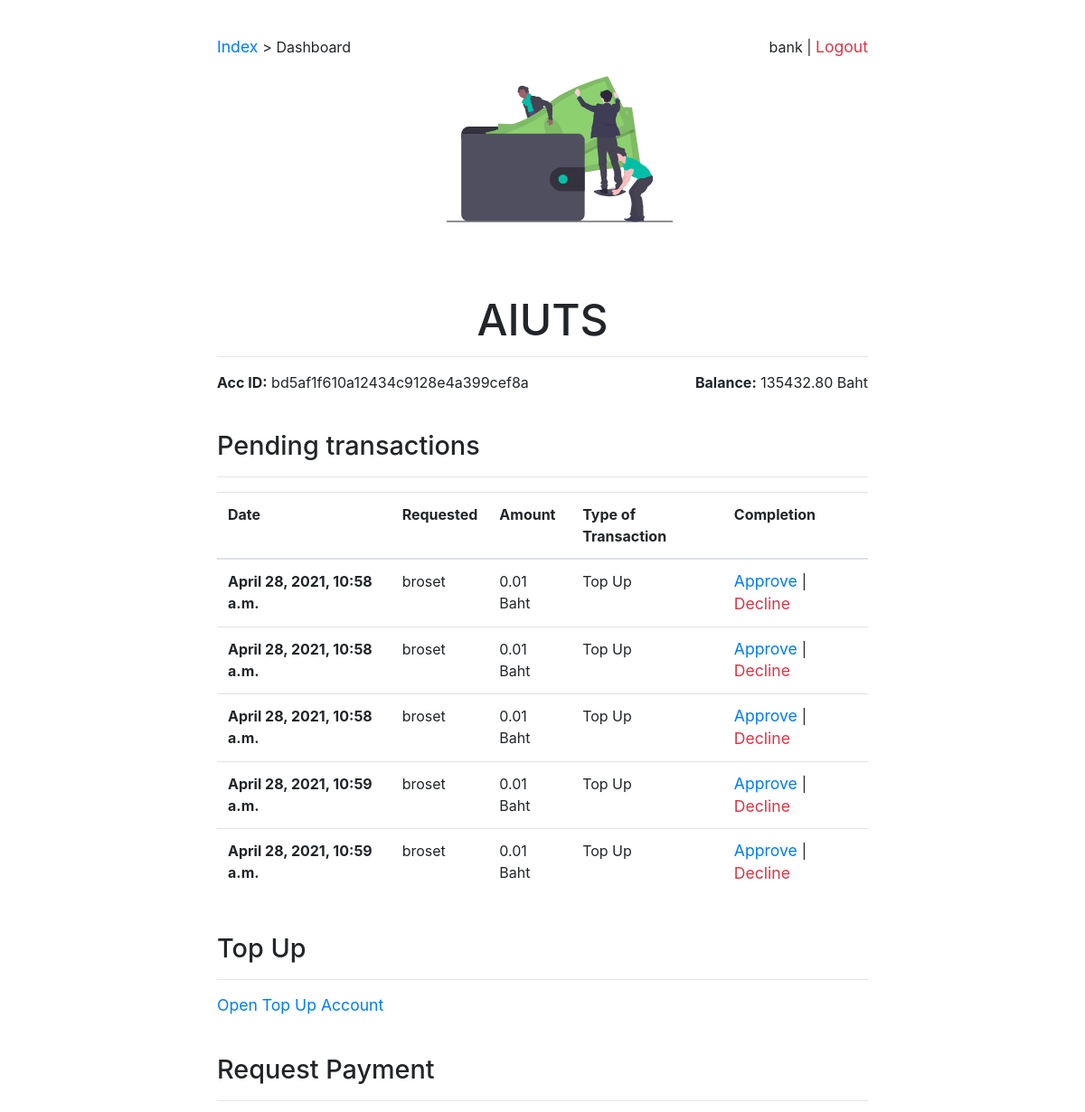
The app's page /aiuts/dashboard (signed in, upper part), older data.
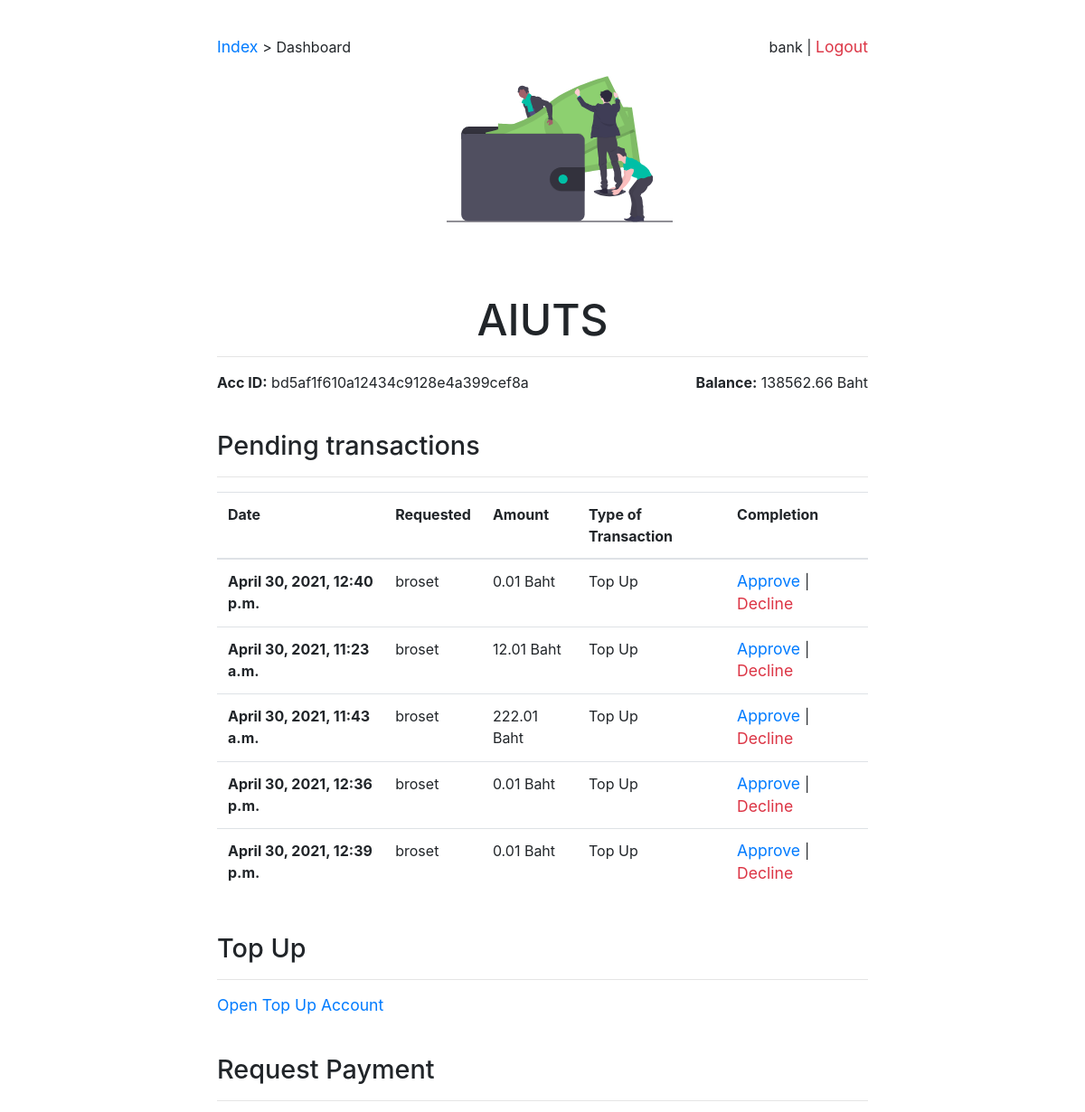
The same page, newer data.
### aiuts/models.py (models this page shows, shortened)
class Account(models.Model):
    user = models.ForeignKey(User, on_delete=models.CASCADE)
    acc_id = models.CharField(max_length=256, primary_key=True)
    balance = models.FloatField(default=0.01)

class Transaction(models.Model):
    sender = models.ForeignKey(Account, on_delete=models.CASCADE, related_name='sender')
    recipient = models.ForeignKey(Account, on_delete=models.CASCADE, related_name='recipient')
    amount = models.FloatField(null=False, blank=False)
    remark = models.CharField(max_length=256, default="No message")
    record_date = models.DateTimeField('date recorded', auto_now_add=True)
    complete = models.BooleanField(default=False)
    type = models.CharField(choices=[('Top Up', 'TU'), ('Request of Payment', 'ROP'), ('Normal Transaction', 'NOR')], default='Normal Transaction', max_length=20)
    id = models.AutoField(primary_key=True)

### aiuts/views.py (the view, shortened to what this page needs)
# urls.py: path('dashboard', views.Dashboard.as_view(), name="dashboard"),
class Dashboard(LoginRequiredMixin, generic.ListView):
    login_url = '/accounts/login'
    template_name = 'aiuts/account_dash.html'
    model = Transaction
    context_object_name = 'all_transaction'
    def get_queryset(self):
        curr_acc = Account.objects.get(user=self.request.user)
        return set(Transaction.objects.filter(complete=False).filter(sender=curr_acc)).union(set(Transaction.objects.filter(complete=False).filter(recipient=curr_acc)))
    def get_context_data(self, **kwargs):
        context = super().get_context_data(**kwargs)
        context['user'] = Account.objects.get(user=self.request.user)
        return context

### aiuts/templates/aiuts/account_dash.html (shortened to what this page needs)
{% extends "aiuts/base.html" %}
{% block currPage %} <a href="{% url 'aiuts:index' %}"> Index </a> > Dashboard {% endblock %}
{% block mainbody %}
    <hr />
    <div>
        <p style="float: left"> <b>Acc ID:</b> {{ user.acc_id}} </p>
            <p style="float: right"> <b>Balance:</b> <span id="curr_balance">{{ user.balance | floatformat:2 }}</span> Baht </p>
        </div>
        <br />
        <h2 class="margin-top"> Pending transactions </h2>
        <hr />
        {% if all_transaction %}
            <table class="table">
                <tr>
                    <th scope="col"> Date </th scope="col">
                    <th scope="col"> Requested </th scope="col">
                    <th scope="col"> Amount </th scope="col">
                    <th scope="col"> Type of Transaction</th>
                    <th scope="col"> Completion </th>
                </tr>
                <tbody>
                {% endif %}
                {% for transaction in all_transaction %}
                    <tr>
                        <th scope="row"> {{ transaction.record_date }} </th>
                    <td>{% if transaction.sender.user.username == "bank" %} {{ transaction.recipient.user.username }} {% else %} {{transaction.sender.user.username}} {% endif %}</td>
                    <td> {{ transaction.amount|floatformat:2}} Baht </td>
                    <td> {{transaction.type}}</td>
                <td>{% if transaction.recipient.user.username == request.user.username %} {{ transaction.complete }} {% else  %} <a href="{% url 'aiuts:approvetransaction' transaction.id %}"> Approve </a> | <a href="{% url 'aiuts:declinetransaction' transaction.id %}" class="text-danger"> Decline </a>{% endif %} </td>
                    </tr>
                {% empty %}
                    No pending top up request!
                {% endfor %}
                </tbody>
            </table>
            <h2 class="margin-top"> Top Up </h2>
            <hr />
            <a href="{% url 'aiuts:topup_req' %}"> Open Top Up Account </a>
            <br />
            <h2 class="margin-top"> Request Payment </h2>
            <hr />
        {% endblock %}

Row changes from the older to the newer data that the page shows:
no longer on this page (row edited): Transaction: shows "Approve"
no longer on this page (row edited): Transaction: shows "Approve"
no longer on this page (row edited): Transaction: shows "Approve"
no longer on this page (row edited): Transaction: shows "Approve"
no longer on this page (row edited): Transaction: shows "Approve"
changed Account "bd5af1f610a12434c9128e4a399cef8a": balance "135432.80" → "138562.66"
added Transaction: shows "Approve"
added Transaction: shows "Approve"
added Transaction: shows "Approve"
added Transaction: shows "Approve"
added Transaction: shows "Approve"
